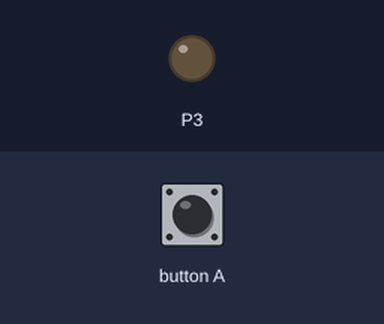
Bench run of a program on a simulated BBC micro:bit (MakeCode). Parts: output pins drawn as LEDs (lit = HIGH). Dashed ring = blinking. The test bench sets the inputs (shaded band).

Above: at 1.2 s.
1.3 s: button A pressed for 0.15 s
At 1.93 s:
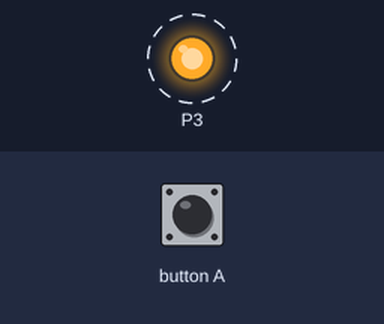
Timing chart, 0 to 10.3 s (numbered marks = the images above; inputs shaded):
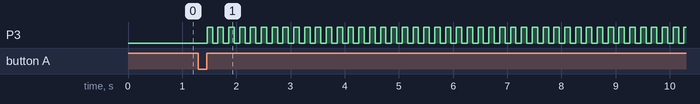

Measured:
- after the input at 1.3 s, P3: alternates HIGH for 0.10 s and LOW for 0.10 s, starting after 0.16 s

The program:

main.ts
```typescript
let pap = 0
input.onButtonPressed(Button.A, function () {
    if (pap) {
        pap = 0
    } else {
        pap += 1
    }
})
basic.forever(function () {
    while (pap) {
        pins.digitalWritePin(DigitalPin.P3, 1)
        basic.pause(100)
        pins.digitalWritePin(DigitalPin.P3, 0)
        basic.pause(100)
    }
})
```

test.ts
```typescript
// Hier kann man Tests durchführen; diese Datei wird nicht kompiliert, wenn dieses Paket als Erweiterung verwendet wird.
```
